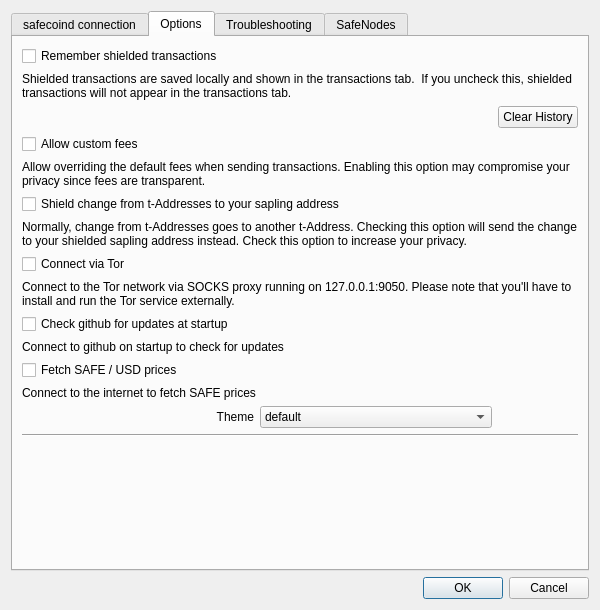
<?xml version="1.0" encoding="UTF-8"?>
<ui version="4.0">
 <class>Settings</class>
 <widget class="QDialog" name="Settings">
  <property name="geometry">
   <rect>
    <x>0</x>
    <y>0</y>
    <width>600</width>
    <height>610</height>
   </rect>
  </property>
  <property name="sizePolicy">
   <sizepolicy hsizetype="Expanding" vsizetype="Preferred">
    <horstretch>0</horstretch>
    <verstretch>0</verstretch>
   </sizepolicy>
  </property>
  <property name="minimumSize">
   <size>
    <width>540</width>
    <height>500</height>
   </size>
  </property>
  <property name="windowTitle">
   <string>Settings</string>
  </property>
  <property name="modal">
   <bool>true</bool>
  </property>
  <layout class="QVBoxLayout" name="verticalLayout">
   <item>
    <widget class="QTabWidget" name="tabWidget">
     <property name="currentIndex">
      <number>1</number>
     </property>
     <widget class="QWidget" name="tab">
      <attribute name="title">
       <string>safecoind connection</string>
      </attribute>
      <layout class="QVBoxLayout" name="verticalLayout_3">
       <item>
        <widget class="QLabel" name="confMsg">
         <property name="text">
          <string notr="true">&lt;html&gt;&lt;head/&gt;&lt;body&gt;&lt;p&gt;&lt;br/&gt;&lt;/p&gt;&lt;/body&gt;&lt;/html&gt;</string>
         </property>
         <property name="textInteractionFlags">
          <set>Qt::LinksAccessibleByMouse|Qt::TextSelectableByMouse</set>
         </property>
        </widget>
       </item>
       <item>
        <widget class="Line" name="line">
         <property name="orientation">
          <enum>Qt::Horizontal</enum>
         </property>
        </widget>
       </item>
       <item>
        <widget class="QLabel" name="label">
         <property name="minimumSize">
          <size>
           <width>60</width>
           <height>0</height>
          </size>
         </property>
         <property name="text">
          <string>Host</string>
         </property>
        </widget>
       </item>
       <item>
        <widget class="QLineEdit" name="hostname">
         <property name="placeholderText">
          <string/>
         </property>
        </widget>
       </item>
       <item>
        <widget class="QLabel" name="label_2">
         <property name="minimumSize">
          <size>
           <width>60</width>
           <height>0</height>
          </size>
         </property>
         <property name="text">
          <string>Port</string>
         </property>
        </widget>
       </item>
       <item>
        <widget class="QLineEdit" name="port">
         <property name="placeholderText">
          <string/>
         </property>
        </widget>
       </item>
       <item>
        <widget class="QLabel" name="label_3">
         <property name="minimumSize">
          <size>
           <width>60</width>
           <height>0</height>
          </size>
         </property>
         <property name="text">
          <string>RPC Username</string>
         </property>
        </widget>
       </item>
       <item>
        <widget class="QLineEdit" name="rpcuser"/>
       </item>
       <item>
        <widget class="QLabel" name="label_4">
         <property name="minimumSize">
          <size>
           <width>60</width>
           <height>0</height>
          </size>
         </property>
         <property name="text">
          <string>RPC Password</string>
         </property>
        </widget>
       </item>
       <item>
        <widget class="QLineEdit" name="rpcpassword"/>
       </item>
       <item>
        <layout class="QVBoxLayout" name="verticalLayout_2"/>
       </item>
       <item>
        <spacer name="verticalSpacer">
         <property name="orientation">
          <enum>Qt::Vertical</enum>
         </property>
         <property name="sizeHint" stdset="0">
          <size>
           <width>20</width>
           <height>40</height>
          </size>
         </property>
        </spacer>
       </item>
      </layout>
     </widget>
     <widget class="QWidget" name="tab_2">
      <attribute name="title">
       <string>Options</string>
      </attribute>
      <layout class="QGridLayout" name="gridLayout">
       <item row="4" column="0" colspan="3">
        <widget class="QLabel" name="label_6">
         <property name="text">
          <string>Allow overriding the default fees when sending transactions. Enabling this option may compromise your privacy since fees are transparent. </string>
         </property>
         <property name="wordWrap">
          <bool>true</bool>
         </property>
        </widget>
       </item>
       <item row="11" column="0" colspan="3">
        <widget class="QCheckBox" name="chkFetchPrices">
         <property name="text">
          <string>Fetch SAFE / USD prices</string>
         </property>
        </widget>
       </item>
       <item row="3" column="0">
        <widget class="QCheckBox" name="chkCustomFees">
         <property name="text">
          <string>Allow custom fees</string>
         </property>
        </widget>
       </item>
       <item row="16" column="0" colspan="3">
        <widget class="Line" name="line_2">
         <property name="orientation">
          <enum>Qt::Horizontal</enum>
         </property>
        </widget>
       </item>
       <item row="9" column="0" colspan="3">
        <widget class="QCheckBox" name="chkCheckUpdates">
         <property name="text">
          <string>Check github for updates at startup</string>
         </property>
        </widget>
       </item>
       <item row="5" column="0" colspan="3">
        <widget class="QCheckBox" name="chkAutoShield">
         <property name="text">
          <string>Shield change from t-Addresses to your sapling address</string>
         </property>
        </widget>
       </item>
       <item row="17" column="0" colspan="3">
        <spacer name="verticalSpacer_2">
         <property name="orientation">
          <enum>Qt::Vertical</enum>
         </property>
         <property name="sizeHint" stdset="0">
          <size>
           <width>20</width>
           <height>40</height>
          </size>
         </property>
        </spacer>
       </item>
       <item row="2" column="2">
        <widget class="QPushButton" name="btnClearSaved">
         <property name="text">
          <string>Clear History</string>
         </property>
        </widget>
       </item>
       <item row="0" column="0" colspan="3">
        <widget class="QCheckBox" name="chkSaveTxs">
         <property name="text">
          <string>Remember shielded transactions</string>
         </property>
        </widget>
       </item>
       <item row="7" column="0">
        <widget class="QCheckBox" name="chkTor">
         <property name="text">
          <string>Connect via Tor</string>
         </property>
        </widget>
       </item>
       <item row="6" column="0" colspan="3">
        <widget class="QLabel" name="label_7">
         <property name="text">
          <string>Normally, change from t-Addresses goes to another t-Address. Checking this option will send the change to your shielded sapling address instead. Check this option to increase your privacy.</string>
         </property>
         <property name="wordWrap">
          <bool>true</bool>
         </property>
        </widget>
       </item>
       <item row="12" column="0" colspan="3">
        <widget class="QLabel" name="label_10">
         <property name="text">
          <string>Connect to the internet to fetch SAFE prices</string>
         </property>
        </widget>
       </item>
       <item row="2" column="0">
        <spacer name="horizontalSpacer">
         <property name="orientation">
          <enum>Qt::Horizontal</enum>
         </property>
         <property name="sizeHint" stdset="0">
          <size>
           <width>40</width>
           <height>20</height>
          </size>
         </property>
        </spacer>
       </item>
       <item row="13" column="0">
        <widget class="QLabel" name="label_20">
         <property name="sizePolicy">
          <sizepolicy hsizetype="Preferred" vsizetype="Preferred">
           <horstretch>0</horstretch>
           <verstretch>0</verstretch>
          </sizepolicy>
         </property>
         <property name="text">
          <string>Theme</string>
         </property>
         <property name="alignment">
          <set>Qt::AlignRight|Qt::AlignTrailing|Qt::AlignVCenter</set>
         </property>
        </widget>
       </item>
       <item row="1" column="0" colspan="3">
        <widget class="QLabel" name="label_5">
         <property name="text">
          <string>Shielded transactions are saved locally and shown in the transactions tab.  If you uncheck this, shielded transactions will not appear in the transactions tab.</string>
         </property>
         <property name="wordWrap">
          <bool>true</bool>
         </property>
        </widget>
       </item>
       <item row="8" column="0" colspan="3">
        <widget class="QLabel" name="lblTor">
         <property name="text">
          <string>Connect to the Tor network via SOCKS proxy running on 127.0.0.1:9050. Please note that you'll have to install and run the Tor service externally.</string>
         </property>
         <property name="wordWrap">
          <bool>true</bool>
         </property>
        </widget>
       </item>
       <item row="10" column="0" colspan="3">
        <widget class="QLabel" name="label_8">
         <property name="text">
          <string>Connect to github on startup to check for updates</string>
         </property>
        </widget>
       </item>
       <item row="13" column="1">
        <widget class="QComboBox" name="comboBoxTheme">
         <property name="sizePolicy">
          <sizepolicy hsizetype="MinimumExpanding" vsizetype="Fixed">
           <horstretch>0</horstretch>
           <verstretch>0</verstretch>
          </sizepolicy>
         </property>
         <item>
          <property name="text">
           <string>default</string>
          </property>
         </item>
         <item>
          <property name="text">
           <string>blue</string>
          </property>
          <property name="icon">
           <iconset>
            <normaloff>:/images/blue/res/images/blue/checked.png</normaloff>:/images/blue/res//images/blue/checked.png</iconset>
          </property>
         </item>
         <item>
          <property name="text">
           <string>light</string>
          </property>
         </item>
         <item>
          <property name="text">
           <string>dark</string>
          </property>
         </item>
         <item>
          <property name="text">
           <string>fallen</string>
          </property>
          <property name="icon">
           <iconset>
            <normaloff>:/images/blue/res/images/blue/checked.png</normaloff>:/images/blue/res//images/blue/checked.png</iconset>
          </property>
         </item>
        </widget>
       </item>
      </layout>
     </widget>
     <widget class="QWidget" name="tab_3">
      <attribute name="title">
       <string>Troubleshooting</string>
      </attribute>
      <layout class="QGridLayout" name="gridLayout_2">
       <item row="5" column="0">
        <widget class="QCheckBox" name="chkReindex">
         <property name="text">
          <string>Reindex</string>
         </property>
        </widget>
       </item>
       <item row="1" column="0">
        <widget class="QLabel" name="label_9">
         <property name="text">
          <string>Rescan the blockchain for any missing wallet transactions and to correct your wallet balance. This may take several hours. You need to restart SafecoinWallet for this to take effect</string>
         </property>
         <property name="wordWrap">
          <bool>true</bool>
         </property>
        </widget>
       </item>
       <item row="0" column="0">
        <widget class="QCheckBox" name="chkRescan">
         <property name="text">
          <string>Rescan</string>
         </property>
        </widget>
       </item>
       <item row="2" column="0">
        <widget class="Line" name="line_3">
         <property name="orientation">
          <enum>Qt::Horizontal</enum>
         </property>
        </widget>
       </item>
       <item row="9" column="0">
        <spacer name="verticalSpacer_3">
         <property name="orientation">
          <enum>Qt::Vertical</enum>
         </property>
         <property name="sizeHint" stdset="0">
          <size>
           <width>20</width>
           <height>40</height>
          </size>
         </property>
        </spacer>
       </item>
       <item row="2" column="0">
        <widget class="QLabel" name="label_12">
         <property name="text">
          <string/>
         </property>
        </widget>
       </item>
       <item row="6" column="0">
        <widget class="QLabel" name="label_11">
         <property name="text">
          <string>Rebuild the entire blockchain from the genesis block, by rescanning all the block files. This may take several hours to days, depending on your hardware. You need to restart SafecoinWallet for this to take effect</string>
         </property>
         <property name="wordWrap">
          <bool>true</bool>
         </property>
        </widget>
       </item>
       <item row="8" column="0">
        <widget class="Line" name="line_4">
         <property name="orientation">
          <enum>Qt::Horizontal</enum>
         </property>
        </widget>
       </item>
       <item row="7" column="0">
        <widget class="QLabel" name="label_13">
         <property name="text">
          <string/>
         </property>
        </widget>
       </item>
      </layout>
     </widget>
     <widget class="QWidget" name="tab_4">
      <attribute name="title">
       <string>SafeNodes</string>
      </attribute>
      <layout class="QGridLayout" name="gridLayout_3">
       <item row="23" column="0">
        <layout class="QVBoxLayout" name="verticalLayout_5">
         <item>
          <layout class="QHBoxLayout" name="horizontalLayout_3">
           <item>
            <widget class="QLabel" name="label_22">
             <property name="minimumSize">
              <size>
               <width>60</width>
               <height>0</height>
              </size>
             </property>
             <property name="text">
              <string>SafeKey</string>
             </property>
            </widget>
           </item>
           <item>
            <widget class="QLineEdit" name="safekey">
             <property name="text">
              <string/>
             </property>
             <property name="placeholderText">
              <string/>
             </property>
            </widget>
           </item>
          </layout>
         </item>
        </layout>
       </item>
       <item row="26" column="0">
        <widget class="Line" name="line_9">
         <property name="orientation">
          <enum>Qt::Horizontal</enum>
         </property>
        </widget>
       </item>
       <item row="7" column="0" rowspan="2">
        <layout class="QVBoxLayout" name="safenodeverticalLayout">
         <property name="spacing">
          <number>6</number>
         </property>
         <property name="sizeConstraint">
          <enum>QLayout::SetDefaultConstraint</enum>
         </property>
         <property name="leftMargin">
          <number>0</number>
         </property>
         <property name="topMargin">
          <number>0</number>
         </property>
         <property name="rightMargin">
          <number>0</number>
         </property>
         <property name="bottomMargin">
          <number>0</number>
         </property>
        </layout>
       </item>
       <item row="34" column="0">
        <layout class="QVBoxLayout" name="verticalLayout_7">
         <item>
          <layout class="QHBoxLayout" name="horizontalLayout_5">
           <item>
            <widget class="QLabel" name="label_15">
             <property name="minimumSize">
              <size>
               <width>60</width>
               <height>0</height>
              </size>
             </property>
             <property name="text">
              <string>SafeHeight</string>
             </property>
            </widget>
           </item>
           <item>
            <widget class="QLineEdit" name="safeheight"/>
           </item>
          </layout>
         </item>
        </layout>
       </item>
       <item row="10" column="0">
        <spacer name="verticalSpacer_6">
         <property name="orientation">
          <enum>Qt::Vertical</enum>
         </property>
         <property name="sizeHint" stdset="0">
          <size>
           <width>20</width>
           <height>40</height>
          </size>
         </property>
        </spacer>
       </item>
       <item row="0" column="0">
        <widget class="Line" name="line_5">
         <property name="orientation">
          <enum>Qt::Horizontal</enum>
         </property>
        </widget>
       </item>
       <item row="13" column="0" rowspan="2">
        <layout class="QHBoxLayout" name="horizontalLayout">
         <property name="sizeConstraint">
          <enum>QLayout::SetFixedSize</enum>
         </property>
         <item alignment="Qt::AlignHCenter|Qt::AlignVCenter">
          <widget class="QCheckBox" name="chkSpentindex">
           <property name="text">
            <string>Spentindex</string>
           </property>
          </widget>
         </item>
         <item alignment="Qt::AlignHCenter|Qt::AlignVCenter">
          <widget class="QCheckBox" name="chkTimestampindex">
           <property name="text">
            <string>Timestampindex</string>
           </property>
          </widget>
         </item>
         <item alignment="Qt::AlignHCenter|Qt::AlignVCenter">
          <widget class="QCheckBox" name="chkAddressindex">
           <property name="text">
            <string>Addressindex</string>
           </property>
          </widget>
         </item>
        </layout>
       </item>
       <item row="22" column="0">
        <widget class="Line" name="line_8">
         <property name="orientation">
          <enum>Qt::Horizontal</enum>
         </property>
        </widget>
       </item>
       <item row="35" column="0" alignment="Qt::AlignLeft">
        <widget class="QLabel" name="label_18">
         <property name="enabled">
          <bool>true</bool>
         </property>
         <property name="sizePolicy">
          <sizepolicy hsizetype="Fixed" vsizetype="Fixed">
           <horstretch>10</horstretch>
           <verstretch>10</verstretch>
          </sizepolicy>
         </property>
         <property name="text">
          <string>Block height at which all steps are completed and chain is synced with balance of roughly 1 SAFE</string>
         </property>
         <property name="textFormat">
          <enum>Qt::PlainText</enum>
         </property>
        </widget>
       </item>
       <item row="4" column="0">
        <spacer name="verticalSpacer_5">
         <property name="orientation">
          <enum>Qt::Vertical</enum>
         </property>
         <property name="sizeHint" stdset="0">
          <size>
           <width>20</width>
           <height>40</height>
          </size>
         </property>
        </spacer>
       </item>
       <item row="21" column="0">
        <widget class="QLabel" name="label_19">
         <property name="text">
          <string>Default, is:    0333b9796526ef8de88712a649d618689a1de1ed1adf9fb5ec415f31e560b1f9a3</string>
         </property>
        </widget>
       </item>
       <item row="24" column="0" alignment="Qt::AlignLeft">
        <widget class="QLabel" name="label_16">
         <property name="text">
          <string>&lt;html&gt;&lt;head/&gt;&lt;body&gt;&lt;p&gt;Chosen at &lt;a href=&quot;https://safenodes.org/&quot;&gt;&lt;span style=&quot; text-decoration: underline; color:#0000ff;&quot;&gt;here&lt;/span&gt;&lt;/a&gt;&lt;/p&gt;&lt;/body&gt;&lt;/html&gt;</string>
         </property>
         <property name="openExternalLinks">
          <bool>true</bool>
         </property>
        </widget>
       </item>
       <item row="11" column="0" alignment="Qt::AlignHCenter">
        <widget class="QLabel" name="label_14">
         <property name="font">
          <font>
           <weight>75</weight>
           <bold>true</bold>
          </font>
         </property>
         <property name="mouseTracking">
          <bool>true</bool>
         </property>
         <property name="tabletTracking">
          <bool>false</bool>
         </property>
         <property name="focusPolicy">
          <enum>Qt::NoFocus</enum>
         </property>
         <property name="acceptDrops">
          <bool>false</bool>
         </property>
         <property name="layoutDirection">
          <enum>Qt::LeftToRight</enum>
         </property>
         <property name="text">
          <string>Optional</string>
         </property>
        </widget>
       </item>
       <item row="20" column="0">
        <layout class="QVBoxLayout" name="verticalLayout_4">
         <item>
          <layout class="QHBoxLayout" name="horizontalLayout_2">
           <item>
            <widget class="QLabel" name="label_23">
             <property name="minimumSize">
              <size>
               <width>60</width>
               <height>0</height>
              </size>
             </property>
             <property name="text">
              <string>ParentKey</string>
             </property>
            </widget>
           </item>
           <item>
            <widget class="QLineEdit" name="parentkey">
             <property name="text">
              <string>0333b9796526ef8de88712a649d618689a1de1ed1adf9fb5ec415f31e560b1f9a3</string>
             </property>
             <property name="placeholderText">
              <string/>
             </property>
            </widget>
           </item>
          </layout>
         </item>
        </layout>
       </item>
       <item row="19" column="0" alignment="Qt::AlignHCenter|Qt::AlignVCenter">
        <widget class="QCheckBox" name="chkSafeNode">
         <property name="minimumSize">
          <size>
           <width>80</width>
           <height>0</height>
          </size>
         </property>
         <property name="text">
          <string>SafeNode Configure</string>
         </property>
        </widget>
       </item>
       <item row="18" column="0">
        <widget class="Line" name="line_6">
         <property name="orientation">
          <enum>Qt::Horizontal</enum>
         </property>
        </widget>
       </item>
       <item row="28" column="0">
        <widget class="QLabel" name="label_17">
         <property name="text">
          <string>Can be randomonly generated.</string>
         </property>
        </widget>
       </item>
       <item row="37" column="0">
        <spacer name="verticalSpacer_4">
         <property name="orientation">
          <enum>Qt::Vertical</enum>
         </property>
         <property name="sizeHint" stdset="0">
          <size>
           <width>20</width>
           <height>40</height>
          </size>
         </property>
        </spacer>
       </item>
       <item row="36" column="0">
        <widget class="Line" name="line_7">
         <property name="orientation">
          <enum>Qt::Horizontal</enum>
         </property>
        </widget>
       </item>
       <item row="27" column="0">
        <layout class="QVBoxLayout" name="verticalLayout_6">
         <item>
          <layout class="QHBoxLayout" name="horizontalLayout_4">
           <item>
            <widget class="QLabel" name="label_21">
             <property name="minimumSize">
              <size>
               <width>60</width>
               <height>0</height>
              </size>
             </property>
             <property name="text">
              <string>SafePass</string>
             </property>
            </widget>
           </item>
           <item>
            <widget class="QLineEdit" name="safepass"/>
           </item>
          </layout>
         </item>
        </layout>
       </item>
       <item row="29" column="0">
        <widget class="Line" name="line_10">
         <property name="orientation">
          <enum>Qt::Horizontal</enum>
         </property>
        </widget>
       </item>
       <item row="9" column="0">
        <widget class="QLabel" name="safenodeLogo">
         <property name="sizePolicy">
          <sizepolicy hsizetype="Preferred" vsizetype="Preferred">
           <horstretch>0</horstretch>
           <verstretch>0</verstretch>
          </sizepolicy>
         </property>
         <property name="minimumSize">
          <size>
           <width>100</width>
           <height>100</height>
          </size>
         </property>
         <property name="sizeIncrement">
          <size>
           <width>0</width>
           <height>0</height>
          </size>
         </property>
         <property name="baseSize">
          <size>
           <width>0</width>
           <height>0</height>
          </size>
         </property>
         <property name="styleSheet">
          <string notr="true">image: url(:/img/res/safenode.png);</string>
         </property>
         <property name="text">
          <string/>
         </property>
        </widget>
       </item>
      </layout>
     </widget>
    </widget>
   </item>
   <item>
    <widget class="QDialogButtonBox" name="buttonBox">
     <property name="orientation">
      <enum>Qt::Horizontal</enum>
     </property>
     <property name="standardButtons">
      <set>QDialogButtonBox::Cancel|QDialogButtonBox::Ok</set>
     </property>
    </widget>
   </item>
  </layout>
 </widget>
 <resources/>
 <connections>
  <connection>
   <sender>buttonBox</sender>
   <signal>accepted()</signal>
   <receiver>Settings</receiver>
   <slot>accept()</slot>
   <hints>
    <hint type="sourcelabel">
     <x>248</x>
     <y>254</y>
    </hint>
    <hint type="destinationlabel">
     <x>157</x>
     <y>274</y>
    </hint>
   </hints>
  </connection>
  <connection>
   <sender>buttonBox</sender>
   <signal>rejected()</signal>
   <receiver>Settings</receiver>
   <slot>reject()</slot>
   <hints>
    <hint type="sourcelabel">
     <x>316</x>
     <y>260</y>
    </hint>
    <hint type="destinationlabel">
     <x>286</x>
     <y>274</y>
    </hint>
   </hints>
  </connection>
  <connection>
   <sender>comboBoxTheme</sender>
   <signal>currentIndexChanged(QString)</signal>
   <receiver>Settings</receiver>
   <slot>slot_change_theme(QString)</slot>
   <hints>
    <hint type="sourcelabel">
     <x>372</x>
     <y>447</y>
    </hint>
    <hint type="destinationlabel">
     <x>299</x>
     <y>304</y>
    </hint>
   </hints>
  </connection>
 </connections>
 <slots>
  <signal>signal_change_theme(QString)</signal>
  <slot>slot_change_theme(QString)</slot>
 </slots>
</ui>
